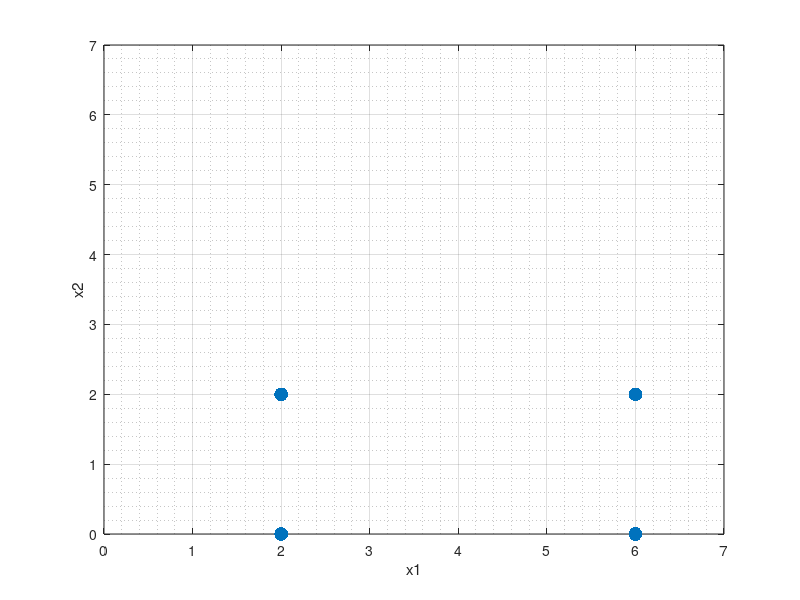

The MATLAB script that drew this image:
close all
clearvars
clc

% data points
X = [[2;0], [2;2], [6;0], [6;2]];

% visualize
plot(X(1,:), X(2,:), '.', 'MarkerSize', 30); grid on; grid minor;
xlabel('x1'); ylabel('x2');
xlim([0, 7]); ylim([0,7]);

mu = mean(X,2);
Xb = X - mu; % mean centered
S  = 0.5 * (Xb * Xb.'); % covariance matrix

[V,D] = eig(S);




